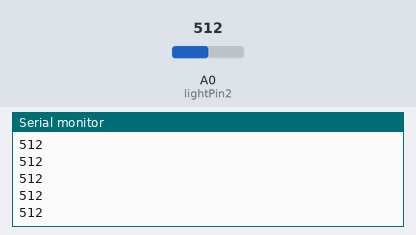
The sketch below on a simulated Arduino Uno, built with avr-gcc and run on an emulated ATmega328P. Parts: the last lines printed to the serial monitor. Inputs (shaded band) come from the test bench; at power-on: A0 (lightPin2) = 512.

Above: at 1.2 s.
1.3 s: A0 (lightPin2) set to 716
At 1.8 s:
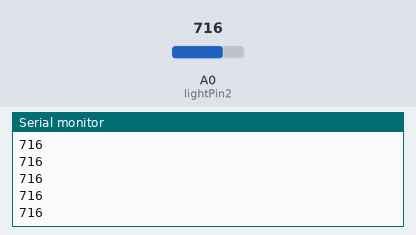
2.8 s: A0 (lightPin2) set to 900
At 3.7 s:
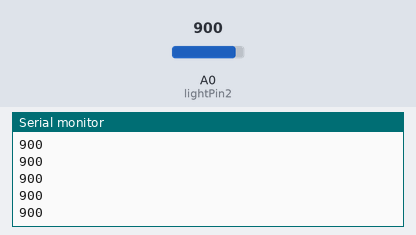
Timing chart, 0 to 5.8 s (numbered marks = the images above; inputs shaded):
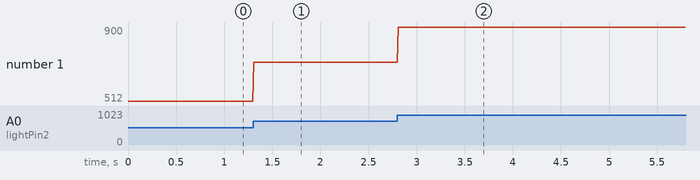

The sketch:

Photoresistor_Test.ino
```cpp
//int lightPin1 = A5;
int lightPin2 = A0;

void setup()
{
    Serial.begin(9600);
}

void loop()
{
   //Serial.print(analogRead(lightPin1));
   //Serial.print(" ");
   Serial.println(analogRead(lightPin2));
   delay(10);
}
```

Measured:
- after the input at 1.3 s, the serial monitor: prints a new line at once (image 1)
- after the input at 2.8 s, the serial monitor: prints a new line at once (image 2)
- plotted number 1: 512 → 716 after the input at 1.3 s, 716 → 900 after the input at 2.8 s
